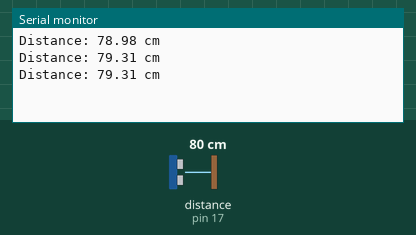
The sketch below on a simulated Arduino Uno, built with avr-gcc and run on an emulated ATmega328P. Shown: the last lines printed to the serial monitor. Wiring (inferred from the names in the program): ultrasonic range finder: trigger pin 15; echo pin 17. The inputs (shaded band) are chosen by the test bench; at power-on: distance to the obstacle (sensor on pin 17) 80 cm. The echo pulse lasts 58.3 µs per cm.

Above: at 1.3 s.
1.4 s: distance to the obstacle (sensor on pin 17) set to 2 cm
At 1.9 s:
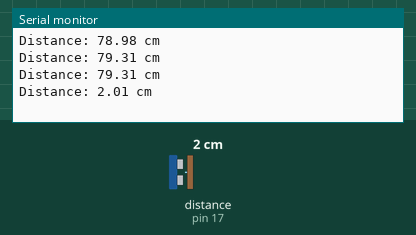
2.9 s: distance to the obstacle (sensor on pin 17) set to 4 cm
At 3.4 s:
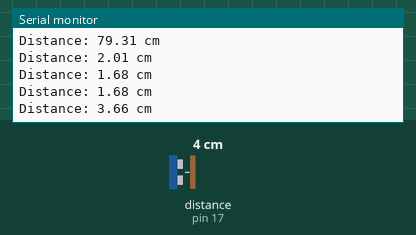
Timing chart, 0 to 5.9 s (numbered marks = the images above; inputs shaded):
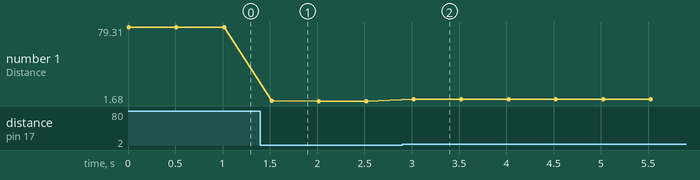

Measured:
- after the input at 1.4 s, the serial monitor: prints a new line after 0.12 s (image 1)
- after the input at 2.9 s, the serial monitor: prints a new line after 0.12 s (image 2)
- plotted number 1: 79.31 → 1.68 after the input at 1.4 s, 1.68 → 3.66 after the input at 2.9 s

The sketch:

UltrasonicSensorEgCode.ino
```cpp
#define TRIG_PIN 15
#define ECHO_PIN 17

float duration_us, distance_cm;//calc distance

void setup() {
  // begin serial port
  Serial.begin(9600);

  // configure the trigger pin to output mode
  pinMode(TRIG_PIN, OUTPUT);
  // configure the echo pin to input mode
  pinMode(ECHO_PIN, INPUT);
}

void loop() {
  // generate 10-microsecond pulse to TRIG pin
  digitalWrite(TRIG_PIN, HIGH);
  delayMicroseconds(10);
  digitalWrite(TRIG_PIN, LOW);

  // measure duration of pulse from ECHO pin
  duration_us = pulseIn(ECHO_PIN, HIGH);

  // calculate the distance
  distance_cm = 0.017 * duration_us;//conv duration to distance

  // print to serial monitor
  Serial.print("Distance: ");
  Serial.print(distance_cm);
  Serial.println(" cm");

  delay(500);
}
```
